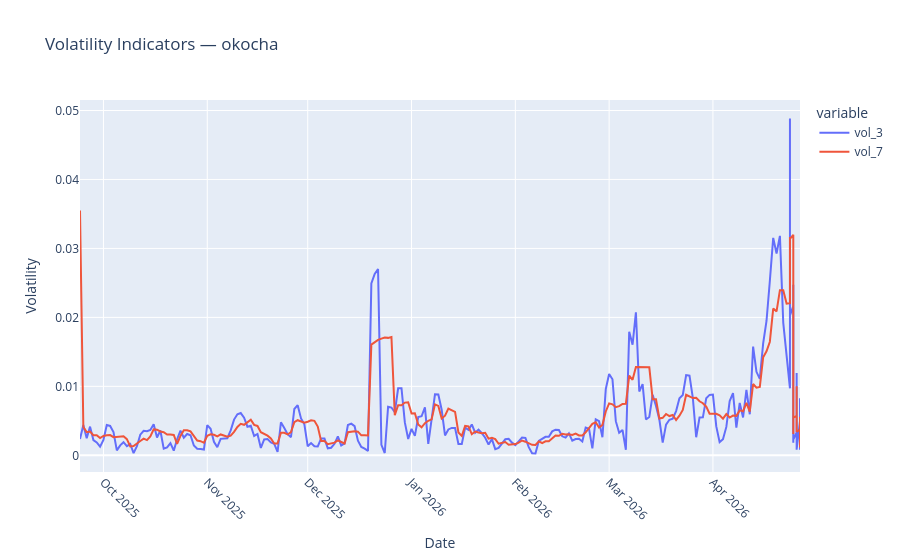

Source (notebook cell):
### Markdown cell above
## 8. Visualizing Volatility

Volatility features help the model understand how “risky” or unstable a player’s price is.

### Code cell
sample_player = df_features["player_name"].unique()[0]
player_data = df_features[df_features["player_name"] == sample_player]

fig = px.line(player_data, x="date", y=["vol_3", "vol_7"], title=f"Volatility Indicators — {sample_player}")
fig.update_xaxes(title_text="Date", tickangle=45)
fig.update_yaxes(title_text="Volatility")
fig.show()

### Figure 1 — Plotly figure (JSON) as saved in the notebook; plotly's stock layout.template omitted (floating-point values rounded to 4 significant figures; data arrays with more than 128 entries replaced by an {"elided": "..."} marker saying what was removed)
{"data": [{"hovertemplate": "variable=vol_3<br>date=%{x}<br>value=%{y}<extra></extra>", "legendgroup": "vol_3", "line": {"color": "#636efa", "dash": "solid"}, "marker": {"symbol": "circle"}, "mode": "lines", "name": "vol_3", "orientation": "v", "showlegend": true, "type": "scatter", "x": {"elided": "283 str values"}, "xaxis": "x", "y": {"elided": "283 float values"}, "yaxis": "y"}, {"hovertemplate": "variable=vol_7<br>date=%{x}<br>value=%{y}<extra></extra>", "legendgroup": "vol_7", "line": {"color": "#EF553B", "dash": "solid"}, "marker": {"symbol": "circle"}, "mode": "lines", "name": "vol_7", "orientation": "v", "showlegend": true, "type": "scatter", "x": {"elided": "283 str values"}, "xaxis": "x", "y": {"elided": "283 float values"}, "yaxis": "y"}], "layout": {"legend": {"title": {"text": "variable"}, "tracegroupgap": 0}, "title": {"text": "Volatility Indicators — okocha"}, "xaxis": {"anchor": "y", "domain": [0, 1], "tickangle": 45, "title": {"text": "Date"}}, "yaxis": {"anchor": "x", "domain": [0, 1], "title": {"text": "Volatility"}}}}
